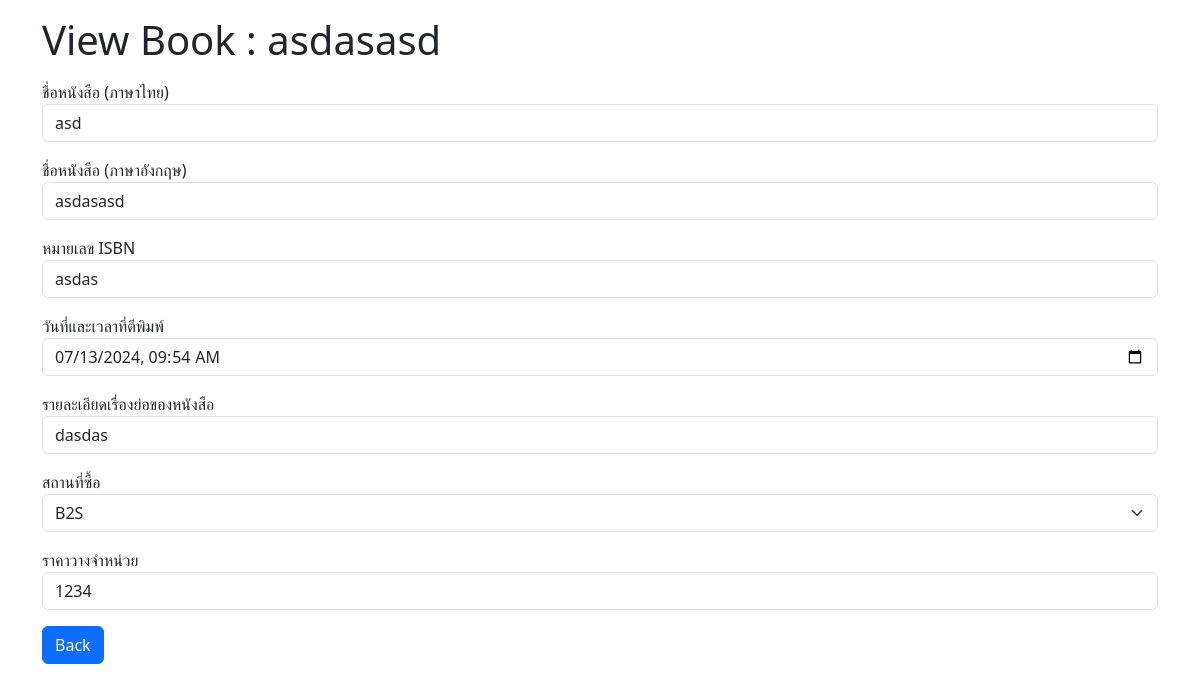
Page /view/1 on the earlier database version.
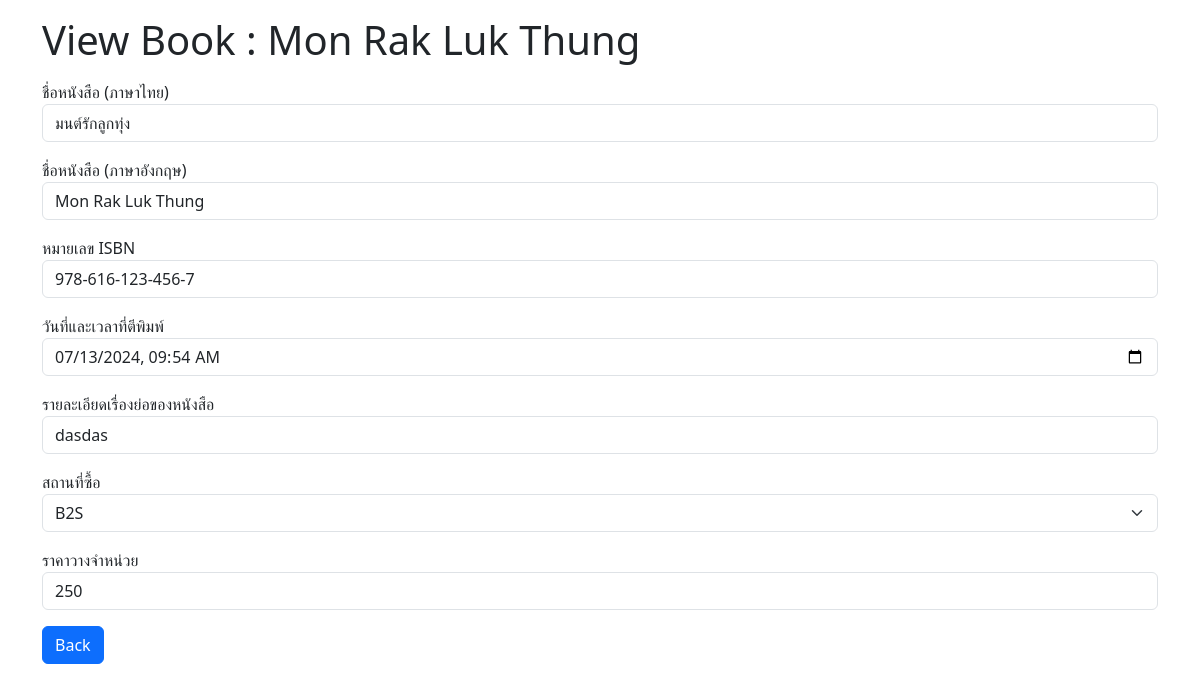
Same page on the later database version.
### bookshop/models.py (models this page shows)
class Book(models.Model):
    book_name_th = models.CharField(max_length=100)
    book_name_en = models.CharField(max_length=100)
    number_si = models.CharField(max_length=100)
    datetime = models.DateTimeField()
    detail_book = models.CharField(max_length=100)
    BOOKSHOP_CHOICES = [
        ("B2S","B2S"),
        ("Inthon","Inthon"),
        ("Se-ed","Se-ed"),
        ("Meb","Meb"),
    ];
    bookshop = models.CharField(
        max_length=20,
        choices=BOOKSHOP_CHOICES,
        default="B2S"
    )
    sale_book = models.IntegerField()
    created_date = models.DateTimeField(auto_now_add=True)
    updated_date = models.DateTimeField(auto_now_add=True)

### bookshop/views.py (the view)
# urls.py: path('view/<book_id>', views.view_book),
def view_book (request, book_id):
    book = Book.objects.get(id=book_id)
    return render(request, 'view.html', {'book': book})

### bookshop/templates/view.html (shortened to what this page needs)
<!doctype html>
<html lang="en">
<head>
    <link href="https://cdn.jsdelivr.net/npm/bootstrap@5.3.2/dist/css/bootstrap.min.css" rel="stylesheet"
 />
</head>
<body>
    <main class="container">
        <h1 class="my-3">View Book : {{book.book_name_en}}</h1>
        <form action="#" method="post">
            <div class="mb-3">
                <label for="book_name_th">ชื่อหนังสือ (ภาษาไทย)</label>
                <input type="text" class="form-control" name="book_name_th" id="book_name_th"
                    value="{{ book.book_name_th }}" />
            </div>
            <div class="mb-3">
                <label for="book_name_en">ชื่อหนังสือ (ภาษาอังกฤษ)</label>
                <input type="text" class="form-control" name="book_name_en" id="book_name_en"
                    value="{{ book.book_name_en }}" />
            </div>
            <div class="mb-3">
                <label for="number_si">หมายเลข ISBN</label>
                <input type="text" class="form-control" name="number_si" id="number_si" value="{{ book.number_si }}" />
            </div>
            <div class="mb-3">
                <label for="datetime">วันที่และเวลาที่ตีพิมพ์</label>
                <input type="datetime-local" class="form-control" name="datetime" id="datetime"
                    value="{{ book.datetime|date:'Y-m-d\TH:i' }}" />
            </div>
            <div class="mb-3">
                <label for="detail_book">รายละเอียดเรื่องย่อของหนังสือ</label>
                <input type="text" class="form-control" name="detail_book" id="detail_book"
                    value="{{ book.detail_book }}" />
            </div>
            <div class="mb-3">
                <label for="bookshop">สถานที่ซื้อ</label>
                <select class="form-select" name="bookshop" id="bookshop">
                    <option value="B2S" {% if book.bookshop == 'B2S' %} selected {% endif %}>B2S</option>
                </select>
            </div>
            <div class="mb-3">
                <label for="sale_book">ราคาวางจำหน่วย</label>
                <input type="number" class="form-control" name="sale_book" id="sale_book"
                    value="{{ book.sale_book }}" />
            </div>
            <a href="/" class ="btn btn-primary">Back</a>
        </form>
    </main>
</body>
</html>

Differences in the rows shown:
changed Book "dasdas": book_name_en "asdasasd" → "Mon Rak Luk Thung"; book_name_th "asd" → "มนต์รักลูกทุ่ง"; number_si "asdas" → "978-616-123-456-7"; sale_book "1234" → "250"
